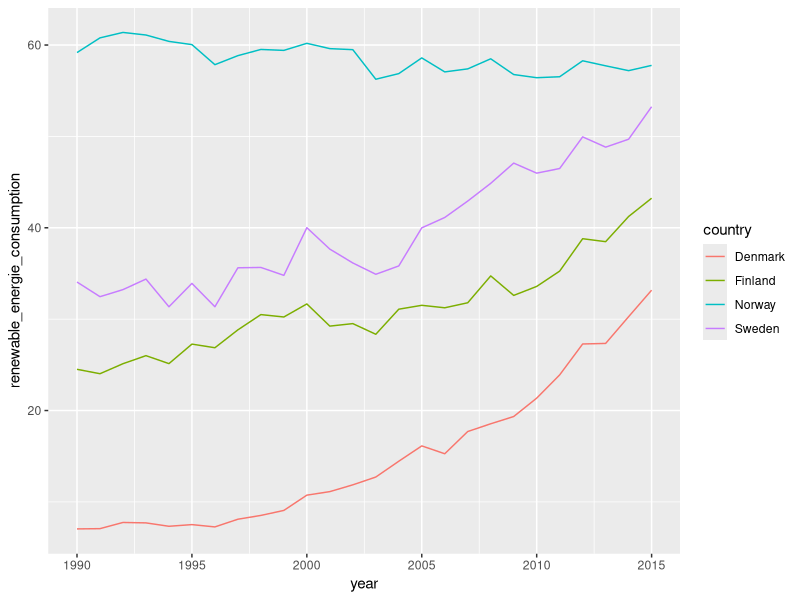

Generate this figure with R:
library(tidyverse)

world_bank_countries <- read_csv("data/world_bank_countries.csv")

renewable_energy <- world_bank_countries %>% 
  filter(country %in% c("Norway", "Finland", "Denmark", 
                        "Sweden")) %>% 
  select(country, year, renewable_energie_consumption) %>% 
  drop_na(renewable_energie_consumption)


renewable_energy %>% 
  ggplot(aes(x = year,
             y = renewable_energie_consumption,
             color = country)) +
  geom_line()
